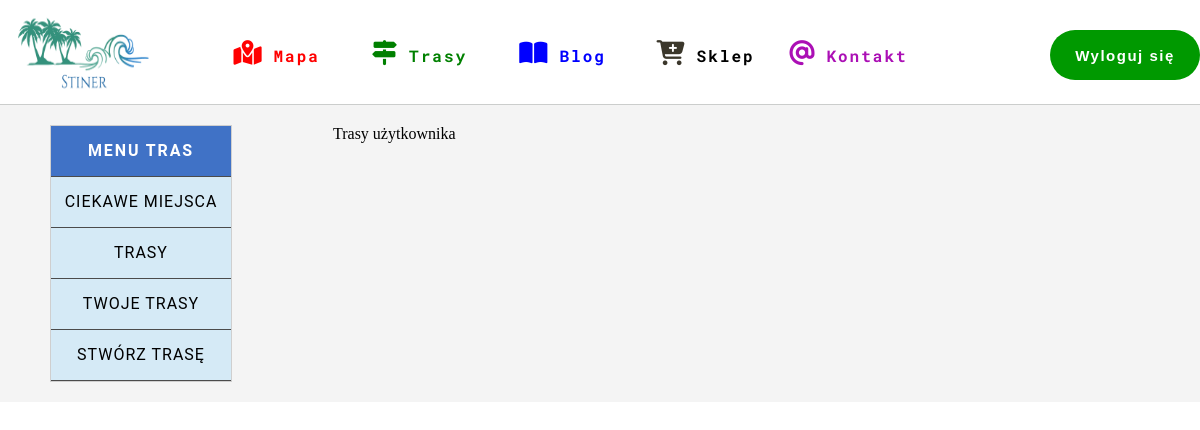
Before: /yours_trails/ (signed in) with the older database file.
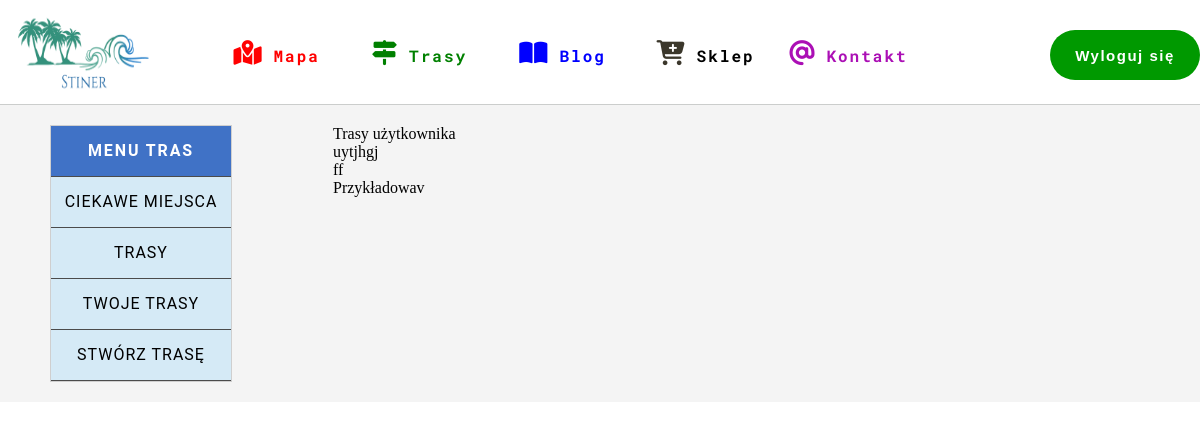
After: the same page with the newer database file.
### user_trails/models.py (models this page shows, shortened)
class UserTrail(models.Model):
    user = models.ForeignKey(User, on_delete=models.CASCADE)
    name = models.CharField(max_length=30)
    descriptions = models.TextField()

### user_trails/views.py (the view)
# urls.py: path('yours_trails/', UserTrailsListView.as_view(), name='yours_trails'),
class UserTrailsListView(ListView):
    template_name = 'trails/user_trails/user_trails.html'
    model = UserTrail
    def get_context_data(self, **kwargs):
        context = super().get_context_data(**kwargs)
        context['user_trails'] = UserTrail.objects.filter(user=self.request.user)
        return context

### user_trails/templates/trails/user_trails/user_trails.html
{% extends 'base_trail.html' %}
{% block content %}
    Trasy użytkownika
    <div class="trails">
        {% for item in user_trails %}
            <div class="trail">
                {{item.name}}
            </div>
        {% endfor %}
    </div>
{% endblock %}

Changed rows visible on the page:
added UserTrail: name "uytjhgj"
added UserTrail: name "ff"
added UserTrail: name "Przykładowav"
